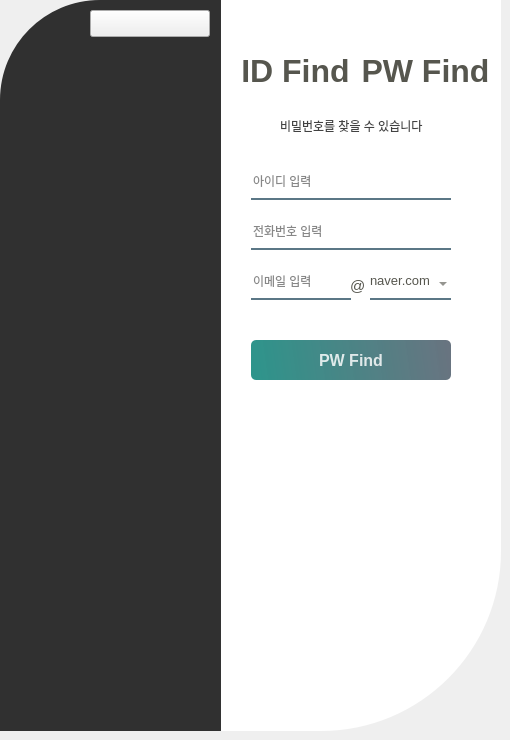
   <widget class="QWidget" name="page_8">
    <widget class="QLineEdit" name="page_8_id">
     <property name="geometry">
      <rect>
       <x>251</x>
       <y>170</y>
       <width>200</width>
       <height>30</height>
      </rect>
     </property>
     <property name="styleSheet">
      <string notr="true">background-color : rgba(0,0,0,0);
border : none;
border-bottom : 2px solid rgba(46,82,101,200);
color : rgba(0,0,0,240);
padding-bottom : 7px;</string>
     </property>
     <property name="placeholderText">
      <string>아이디 입력</string>
     </property>
    </widget>
    <widget class="QLineEdit" name="page_8_phone">
     <property name="geometry">
      <rect>
       <x>251</x>
       <y>220</y>
       <width>200</width>
       <height>30</height>
      </rect>
     </property>
     <property name="styleSheet">
      <string notr="true">background-color : rgba(0,0,0,0);
border : none;
border-bottom : 2px solid rgba(46,82,101,200);
color : rgba(0,0,0,240);
padding-bottom : 7px;</string>
     </property>
     <property name="placeholderText">
      <string>전화번호 입력</string>
     </property>
    </widget>
    <widget class="QLineEdit" name="page_8_email">
     <property name="geometry">
      <rect>
       <x>251</x>
       <y>270</y>
       <width>100</width>
       <height>30</height>
      </rect>
     </property>
     <property name="styleSheet">
      <string notr="true">background-color : rgba(0,0,0,0);
border : none;
border-bottom : 2px solid rgba(46,82,101,200);
color : rgba(0,0,0,240);
padding-bottom : 7px;</string>
     </property>
     <property name="placeholderText">
      <string>이메일 입력</string>
     </property>
    </widget>
    <widget class="QPushButton" name="page_8_pw_find_btn">
     <property name="geometry">
      <rect>
       <x>251</x>
       <y>340</y>
       <width>200</width>
       <height>40</height>
      </rect>
     </property>
     <property name="font">
      <font>
       <family>Nirmala UI</family>
       <pointsize>12</pointsize>
       <bold>true</bold>
      </font>
     </property>
     <property name="cursor">
      <cursorShape>PointingHandCursor</cursorShape>
     </property>
     <property name="styleSheet">
      <string notr="true">QPushButton#page_8_pw_find_btn {
    background-color: qlineargradient(spread:pad, x1:0, y1:0.505682, x2:1, y2:0.477, stop:0 rgba(11,131,120,219), stop:1 rgba(85, 98, 112, 226));
    color: rgba(255,255,255,210);
    border-radius: 5px;
}

QPushButton#page_8_pw_find_btn:hover {
    background-color: qlineargradient(spread:pad, x1:0, y1:0.505682, x2:1, y2:0.477, stop:0 rgba(150,131,111,219), stop:1 rgba(85, 81, 84, 226));
    color: rgba(255,255,255,210);
    border-radius: 5px;
}

QPushButton#page_8_pw_find_btn:pressed {
    padding-left: 5px;
    padding-top: 5px;
    background-color: rgba(150,123,111,255);
}</string>
     </property>
     <property name="text">
      <string>PW Find</string>
     </property>
    </widget>
    <widget class="QPushButton" name="page_8_btn1">
     <property name="geometry">
      <rect>
       <x>240</x>
       <y>50</y>
       <width>111</width>
       <height>41</height>
      </rect>
     </property>
     <property name="font">
      <font>
       <family>Nirmala UI</family>
       <pointsize>24</pointsize>
       <bold>true</bold>
      </font>
     </property>
     <property name="cursor">
      <cursorShape>PointingHandCursor</cursorShape>
     </property>
     <property name="styleSheet">
      <string notr="true">color: rgb(86, 86, 78);</string>
     </property>
     <property name="text">
      <string>ID Find</string>
     </property>
     <property name="flat">
      <bool>true</bool>
     </property>
    </widget>
    <widget class="QPushButton" name="page_8_btn2">
     <property name="geometry">
      <rect>
       <x>360</x>
       <y>50</y>
       <width>131</width>
       <height>41</height>
      </rect>
     </property>
     <property name="font">
      <font>
       <family>Nirmala UI</family>
       <pointsize>24</pointsize>
       <bold>true</bold>
      </font>
     </property>
     <property name="cursor">
      <cursorShape>PointingHandCursor</cursorShape>
     </property>
     <property name="styleSheet">
      <string notr="true">color: rgb(86, 86, 78);</string>
     </property>
     <property name="text">
      <string>PW Find</string>
     </property>
     <property name="flat">
      <bool>true</bool>
     </property>
    </widget>
    <widget class="QComboBox" name="comboBox_3">
     <property name="geometry">
      <rect>
       <x>370</x>
       <y>270</y>
       <width>81</width>
       <height>30</height>
      </rect>
     </property>
     <property name="font">
      <font>
       <pointsize>10</pointsize>
      </font>
     </property>
     <property name="styleSheet">
      <string notr="true">background-color : rgba(255,255,255,0);
border : none;
border-bottom : 2px solid rgba(46,82,101,200);
color : rgba(255,255,255,240);
padding-bottom : 7px;
color: rgb(86, 86, 78);</string>
     </property>
     <property name="currentText">
      <string>naver.com</string>
     </property>
     <property name="placeholderText">
      <string notr="true"/>
     </property>
     <property name="frame">
      <bool>false</bool>
     </property>
     <item>
      <property name="text">
       <string>naver.com</string>
      </property>
     </item>
     <item>
      <property name="text">
       <string>daum.net</string>
      </property>
     </item>
     <item>
      <property name="text">
       <string>nate.com</string>
      </property>
     </item>
     <item>
      <property name="text">
       <string>hotmail.com</string>
      </property>
     </item>
     <item>
      <property name="text">
       <string>kakao.com</string>
      </property>
     </item>
     <item>
      <property name="text">
       <string>gmail.com</string>
      </property>
     </item>
     <item>
      <property name="text">
       <string>hanmail.net</string>
      </property>
     </item>
    </widget>
    <widget class="QLabel" name="page_7_label_2">
     <property name="geometry">
      <rect>
       <x>350</x>
       <y>270</y>
       <width>30</width>
       <height>31</height>
      </rect>
     </property>
     <property name="font">
      <font>
       <pointsize>11</pointsize>
      </font>
     </property>
     <property name="styleSheet">
      <string notr="true">color: rgb(86, 86, 78);</string>
     </property>
     <property name="text">
      <string>@</string>
     </property>
    </widget>
    <widget class="QPushButton" name="page_8_logo">
     <property name="geometry">
      <rect>
       <x>90</x>
       <y>10</y>
       <width>120</width>
       <height>27</height>
      </rect>
     </property>
     <property name="cursor">
      <cursorShape>PointingHandCursor</cursorShape>
     </property>
     <property name="text">
      <string/>
     </property>
    </widget>
    <widget class="QLabel" name="page_5_Background_8">
     <property name="geometry">
      <rect>
       <x>0</x>
       <y>0</y>
       <width>221</width>
       <height>731</height>
      </rect>
     </property>
     <property name="styleSheet">
      <string notr="true">background-color: rgba(0, 0, 0, 0.8);
border-top-left-radius: 100px;
</string>
     </property>
     <property name="text">
      <string/>
     </property>
     <property name="pixmap">
      <pixmap>../../Desktop/QT/qqq/background.png</pixmap>
     </property>
     <property name="scaledContents">
      <bool>true</bool>
     </property>
     <property name="wordWrap">
      <bool>false</bool>
     </property>
    </widget>
    <widget class="QLabel" name="page_5_Background_9">
     <property name="geometry">
      <rect>
       <x>220</x>
       <y>0</y>
       <width>281</width>
       <height>731</height>
      </rect>
     </property>
     <property name="whatsThis">
      <string>&lt;html&gt;&lt;head/&gt;&lt;body&gt;&lt;p&gt;background-color : rgba(255,255,255,255);&lt;/p&gt;&lt;/body&gt;&lt;/html&gt;</string>
     </property>
     <property name="styleSheet">
      <string notr="true">background-color: rgb(255, 255, 255);
border-bottom-right-radius : 180px;</string>
     </property>
     <property name="text">
      <string/>
     </property>
    </widget>
    <widget class="QLabel" name="label_12">
     <property name="geometry">
      <rect>
       <x>280</x>
       <y>110</y>
       <width>181</width>
       <height>31</height>
      </rect>
     </property>
     <property name="styleSheet">
      <string notr="true">color: rgb(66, 66, 66);</string>
     </property>
     <property name="text">
      <string>비밀번호를 찾을 수 있습니다</string>
     </property>
    </widget>
    <zorder>page_5_Background_9</zorder>
    <zorder>page_5_Background_8</zorder>
    <zorder>page_8_id</zorder>
    <zorder>page_8_phone</zorder>
    <zorder>page_8_email</zorder>
    <zorder>page_8_pw_find_btn</zorder>
    <zorder>page_8_btn1</zorder>
    <zorder>page_8_btn2</zorder>
    <zorder>comboBox_3</zorder>
    <zorder>page_7_label_2</zorder>
    <zorder>page_8_logo</zorder>
    <zorder>label_12</zorder>
   </widget>
